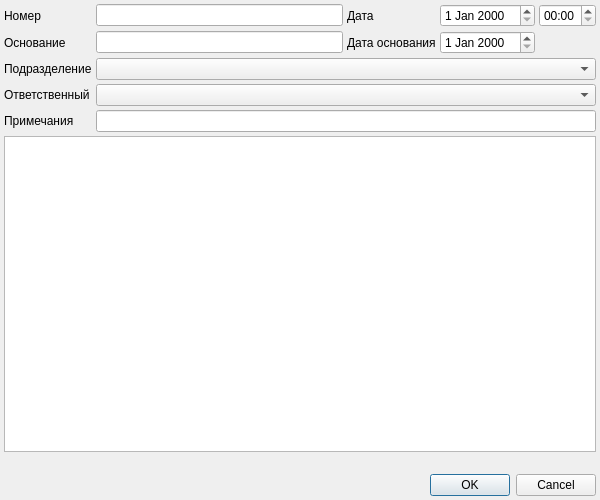
<?xml version="1.0" encoding="UTF-8"?>
<ui version="4.0">
 <class>InventoryDialog</class>
 <widget class="QDialog" name="InventoryDialog">
  <property name="geometry">
   <rect>
    <x>0</x>
    <y>0</y>
    <width>600</width>
    <height>500</height>
   </rect>
  </property>
  <property name="windowTitle">
   <string>Акт инвентаризации ЛСиИМН</string>
  </property>
  <layout class="QGridLayout" name="gridLayout">
   <property name="margin">
    <number>4</number>
   </property>
   <property name="spacing">
    <number>4</number>
   </property>
   <item row="5" column="0">
    <widget class="QLabel" name="lblSupplierPerson">
     <property name="text">
      <string>Ответственный</string>
     </property>
     <property name="buddy">
      <cstring>cmbSupplierPerson</cstring>
     </property>
    </widget>
   </item>
   <item row="6" column="1" colspan="4">
    <widget class="QLineEdit" name="edtNote"/>
   </item>
   <item row="4" column="1" colspan="4">
    <widget class="CStorageComboBox" name="cmbSupplier">
     <property name="sizePolicy">
      <sizepolicy hsizetype="Expanding" vsizetype="Fixed">
       <horstretch>0</horstretch>
       <verstretch>0</verstretch>
      </sizepolicy>
     </property>
    </widget>
   </item>
   <item row="2" column="2">
    <widget class="QLabel" name="lblReasonDate">
     <property name="sizePolicy">
      <sizepolicy hsizetype="Maximum" vsizetype="Preferred">
       <horstretch>0</horstretch>
       <verstretch>0</verstretch>
      </sizepolicy>
     </property>
     <property name="text">
      <string>Дата основания</string>
     </property>
     <property name="buddy">
      <cstring>edtReasonDate</cstring>
     </property>
    </widget>
   </item>
   <item row="1" column="4">
    <widget class="QTimeEdit" name="edtTime">
     <property name="sizePolicy">
      <sizepolicy hsizetype="Maximum" vsizetype="Fixed">
       <horstretch>0</horstretch>
       <verstretch>0</verstretch>
      </sizepolicy>
     </property>
     <property name="displayFormat">
      <string>HH:mm</string>
     </property>
    </widget>
   </item>
   <item row="9" column="0" colspan="5">
    <widget class="QDialogButtonBox" name="buttonBox">
     <property name="orientation">
      <enum>Qt::Horizontal</enum>
     </property>
     <property name="standardButtons">
      <set>QDialogButtonBox::Cancel|QDialogButtonBox::Ok</set>
     </property>
    </widget>
   </item>
   <item row="7" column="0" colspan="5">
    <widget class="CInventoryInDocTableView" name="tblItems">
     <property name="sizePolicy">
      <sizepolicy hsizetype="Preferred" vsizetype="Expanding">
       <horstretch>0</horstretch>
       <verstretch>0</verstretch>
      </sizepolicy>
     </property>
    </widget>
   </item>
   <item row="2" column="1">
    <widget class="QLineEdit" name="edtReason"/>
   </item>
   <item row="4" column="0">
    <widget class="QLabel" name="lblSupplier">
     <property name="sizePolicy">
      <sizepolicy hsizetype="Maximum" vsizetype="Preferred">
       <horstretch>0</horstretch>
       <verstretch>0</verstretch>
      </sizepolicy>
     </property>
     <property name="text">
      <string>Подразделение</string>
     </property>
     <property name="buddy">
      <cstring>cmbSupplier</cstring>
     </property>
    </widget>
   </item>
   <item row="5" column="1" colspan="4">
    <widget class="CPersonComboBoxEx" name="cmbSupplierPerson">
     <property name="sizePolicy">
      <sizepolicy hsizetype="Expanding" vsizetype="Fixed">
       <horstretch>0</horstretch>
       <verstretch>0</verstretch>
      </sizepolicy>
     </property>
    </widget>
   </item>
   <item row="1" column="2">
    <widget class="QLabel" name="lblDate">
     <property name="sizePolicy">
      <sizepolicy hsizetype="Maximum" vsizetype="Preferred">
       <horstretch>0</horstretch>
       <verstretch>0</verstretch>
      </sizepolicy>
     </property>
     <property name="text">
      <string>Дата</string>
     </property>
     <property name="buddy">
      <cstring>edtDate</cstring>
     </property>
    </widget>
   </item>
   <item row="6" column="0">
    <widget class="QLabel" name="lblNote">
     <property name="text">
      <string>Примечания</string>
     </property>
     <property name="buddy">
      <cstring>edtNote</cstring>
     </property>
    </widget>
   </item>
   <item row="2" column="0">
    <widget class="QLabel" name="lblReason">
     <property name="text">
      <string>Основание</string>
     </property>
     <property name="buddy">
      <cstring>edtReason</cstring>
     </property>
    </widget>
   </item>
   <item row="1" column="3">
    <widget class="CDateEdit" name="edtDate">
     <property name="sizePolicy">
      <sizepolicy hsizetype="Maximum" vsizetype="Fixed">
       <horstretch>0</horstretch>
       <verstretch>0</verstretch>
      </sizepolicy>
     </property>
    </widget>
   </item>
   <item row="2" column="3">
    <widget class="CDateEdit" name="edtReasonDate">
     <property name="sizePolicy">
      <sizepolicy hsizetype="Maximum" vsizetype="Fixed">
       <horstretch>0</horstretch>
       <verstretch>0</verstretch>
      </sizepolicy>
     </property>
    </widget>
   </item>
   <item row="1" column="1">
    <widget class="QLineEdit" name="edtNumber"/>
   </item>
   <item row="1" column="0">
    <widget class="QLabel" name="lblNumber">
     <property name="text">
      <string>Номер</string>
     </property>
     <property name="buddy">
      <cstring>edtNumber</cstring>
     </property>
    </widget>
   </item>
   <item row="8" column="0" colspan="5">
    <widget class="QLabel" name="lblSummaryInfo">
     <property name="text">
      <string/>
     </property>
    </widget>
   </item>
  </layout>
 </widget>
 <customwidgets>
  <customwidget>
   <class>CDateEdit</class>
   <extends>QDateEdit</extends>
   <header>library/DateEdit</header>
  </customwidget>
  <customwidget>
   <class>CPersonComboBoxEx</class>
   <extends>QComboBox</extends>
   <header>Orgs/PersonComboBoxEx.h</header>
  </customwidget>
  <customwidget>
   <class>CStorageComboBox</class>
   <extends>QComboBox</extends>
   <header>Orgs/OrgStructComboBoxes.h</header>
  </customwidget>
  <customwidget>
   <class>CInventoryInDocTableView</class>
   <extends>QTableView</extends>
   <header>Stock/InventoryInDocTableView.h</header>
  </customwidget>
 </customwidgets>
 <tabstops>
  <tabstop>edtNumber</tabstop>
  <tabstop>edtDate</tabstop>
  <tabstop>edtTime</tabstop>
  <tabstop>edtReason</tabstop>
  <tabstop>edtReasonDate</tabstop>
  <tabstop>cmbSupplier</tabstop>
  <tabstop>cmbSupplierPerson</tabstop>
  <tabstop>edtNote</tabstop>
  <tabstop>tblItems</tabstop>
  <tabstop>buttonBox</tabstop>
 </tabstops>
 <resources/>
 <connections>
  <connection>
   <sender>buttonBox</sender>
   <signal>accepted()</signal>
   <receiver>InventoryDialog</receiver>
   <slot>accept()</slot>
   <hints>
    <hint type="sourcelabel">
     <x>252</x>
     <y>447</y>
    </hint>
    <hint type="destinationlabel">
     <x>157</x>
     <y>274</y>
    </hint>
   </hints>
  </connection>
  <connection>
   <sender>buttonBox</sender>
   <signal>rejected()</signal>
   <receiver>InventoryDialog</receiver>
   <slot>reject()</slot>
   <hints>
    <hint type="sourcelabel">
     <x>320</x>
     <y>447</y>
    </hint>
    <hint type="destinationlabel">
     <x>286</x>
     <y>274</y>
    </hint>
   </hints>
  </connection>
 </connections>
</ui>
